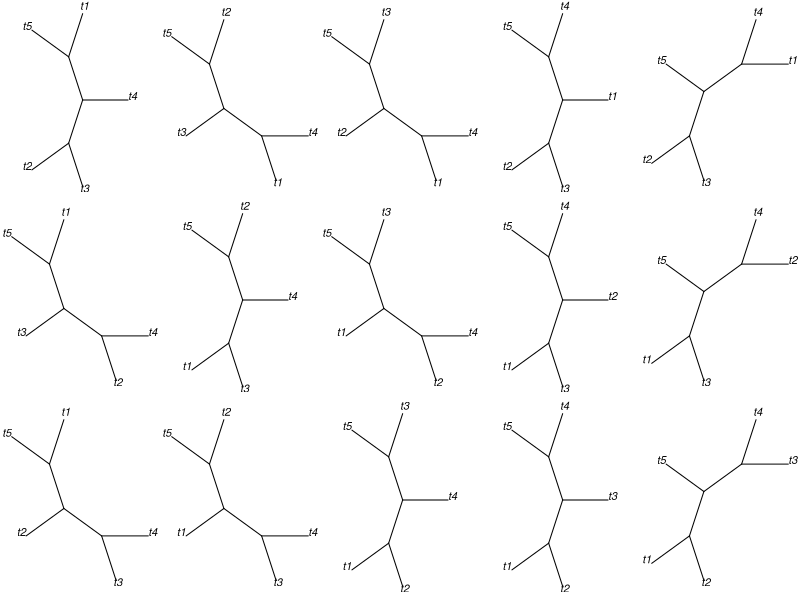

The R source for this figure:
## ---- chunk 1
# set global chunk options: images will be bigger
knitr::opts_chunk$set(fig.width=6, fig.height=4)
#, global.par=TRUE
options(digits = 4)
## ---- chunk 2
library(phangorn)
data = matrix(c("r","a","y","g","g","a","c","-","c","t","c","g",
    "a","a","t","g","g","a","t","-","c","t","c","a",
    "a","a","t","-","g","a","c","c","c","t","?","g"),
    dimnames = list(c("t1", "t2", "t3"),NULL), nrow=3, byrow=TRUE)
data
## ---- chunk 3
gapsdata1 = phyDat(data)
gapsdata1
## ---- chunk 4
gapsdata2 = phyDat(data, type="USER", levels=c("a","c","g","t","-"),
    ambiguity = c("?", "n"))
gapsdata2
## ---- chunk 5
contrast = matrix(data = c(1,0,0,0,0,
    0,1,0,0,0,
    0,0,1,0,0,
    0,0,0,1,0,
    1,0,1,0,0,
    0,1,0,1,0,
    0,0,0,0,1,
    1,1,1,1,0,
    1,1,1,1,1),
    ncol = 5, byrow = TRUE)
dimnames(contrast) = list(c("a","c","g","t","r","y","-","n","?"),
    c("a", "c", "g", "t", "-"))
contrast
gapsdata3 = phyDat(data, type="USER", contrast=contrast)
gapsdata3
## ---- chunk 6
library(ape)
tree = unroot(rtree(3))
fit = pml(tree, gapsdata3)
fit = optim.pml(fit, optQ=TRUE, subs=c(1,0,1,2,1,0,2,1,2,2),
    control=pml.control(trace=0))
fit
## ---- chunk 7
library(phangorn)
fdir <- system.file("extdata/trees", package = "phangorn")
primates <- read.phyDat(file.path(fdir, "primates.dna"),
                        format = "interleaved")
tree <- NJ(dist.ml(primates))
dat <- dna2codon(primates)
fit <- pml(tree, dat, bf="F3x4")
fit0 <- optim.pml(fit, model="codon0", control=pml.control(trace=0))
fit1 <- optim.pml(fit, model="codon1", control=pml.control(trace=0))
fit2 <- optim.pml(fit, model="codon2", control=pml.control(trace=0))
fit3 <- optim.pml(fit, model="codon3", control=pml.control(trace=0))
anova(fit0, fit2, fit3, fit1)
## ---- chunk 8
trees <- allTrees(5)
par(mfrow=c(3,5), mar=rep(0,4))
for(i in 1:15)plot(trees[[i]], cex=1, type="u")
## ---- chunk 9
nni(trees[[1]])
## ---- chunk 10
sessionInfo()
